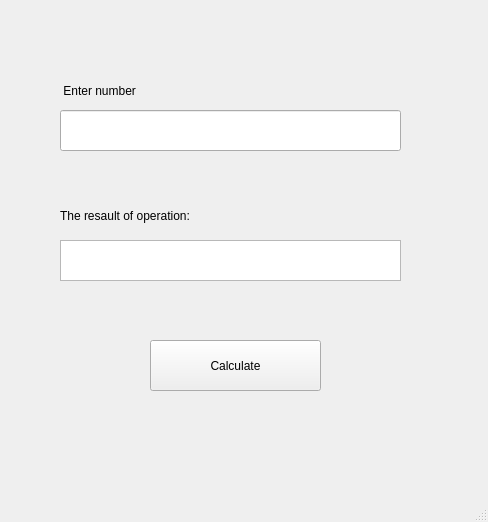
<?xml version="1.0" encoding="UTF-8"?>
<ui version="4.0">
 <class>MainWindow</class>
 <widget class="QMainWindow" name="MainWindow">
  <property name="geometry">
   <rect>
    <x>0</x>
    <y>0</y>
    <width>488</width>
    <height>522</height>
   </rect>
  </property>
  <property name="windowTitle">
   <string>Reverse Number</string>
  </property>
  <widget class="QWidget" name="centralwidget">
   <widget class="QLabel" name="label">
    <property name="geometry">
     <rect>
      <x>60</x>
      <y>60</y>
      <width>151</width>
      <height>61</height>
     </rect>
    </property>
    <property name="text">
     <string> Enter number</string>
    </property>
   </widget>
   <widget class="QLineEdit" name="lineEdit">
    <property name="geometry">
     <rect>
      <x>60</x>
      <y>110</y>
      <width>341</width>
      <height>41</height>
     </rect>
    </property>
   </widget>
   <widget class="QPushButton" name="pushButton">
    <property name="geometry">
     <rect>
      <x>150</x>
      <y>340</y>
      <width>171</width>
      <height>51</height>
     </rect>
    </property>
    <property name="text">
     <string>Calculate</string>
    </property>
   </widget>
   <widget class="QLabel" name="label_2">
    <property name="geometry">
     <rect>
      <x>60</x>
      <y>190</y>
      <width>191</width>
      <height>51</height>
     </rect>
    </property>
    <property name="text">
     <string>The resault of operation:</string>
    </property>
   </widget>
   <widget class="QTextBrowser" name="textBrowser">
    <property name="geometry">
     <rect>
      <x>60</x>
      <y>240</y>
      <width>341</width>
      <height>41</height>
     </rect>
    </property>
   </widget>
  </widget>
  <widget class="QMenuBar" name="menubar">
   <property name="geometry">
    <rect>
     <x>0</x>
     <y>0</y>
     <width>488</width>
     <height>22</height>
    </rect>
   </property>
  </widget>
  <widget class="QStatusBar" name="statusbar"/>
 </widget>
 <resources/>
 <connections/>
</ui>
